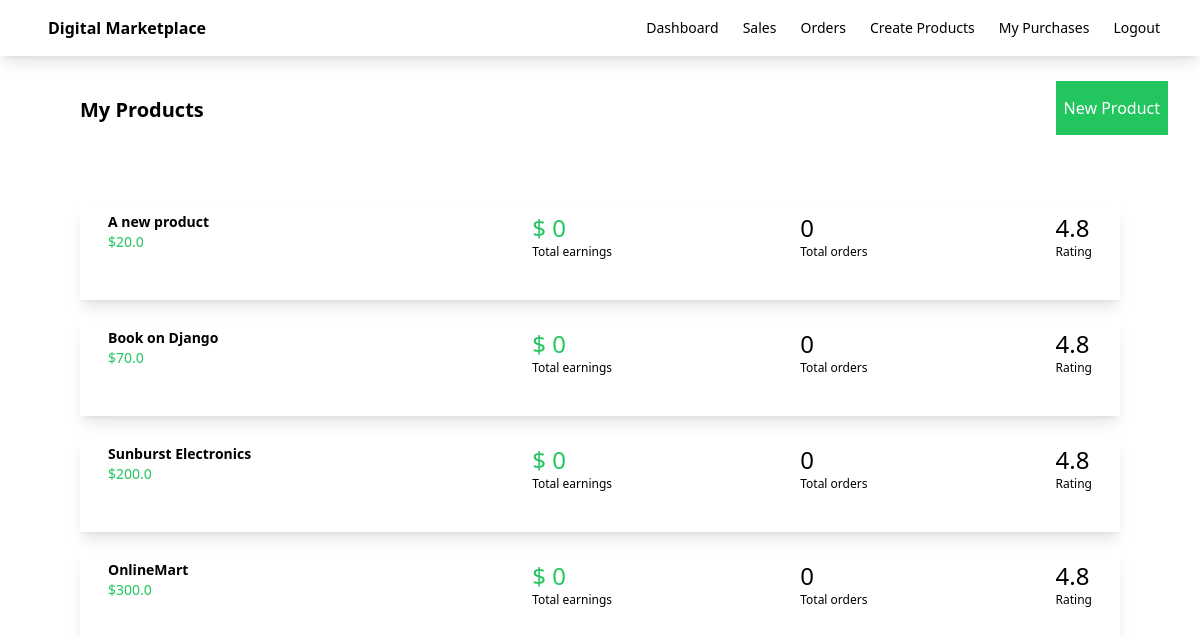
The page /dashboard (signed in) on the database its author committed.
### myapp/models.py (models this page shows, shortened)
class Product(models.Model):
    seller = models.ForeignKey(User, on_delete=models.CASCADE)
    name=models.CharField(max_length=100)
    description=models.CharField(max_length=100)
    price=models.FloatField()
    file=models.FileField(upload_to='uploads',null=True,blank=True)
    total_sales_amount=models.IntegerField(default=0)
    total_sales= models.IntegerField(default=0)

### myapp/views.py (the view)
# urls.py: path('dashboard',views.dashboard,name='dashboard'),
def dashboard(request):
    products = Product.objects.filter(seller=request.user)
    return render(request, 'myapp/dashboard.html',{'products':products})

### myapp/templates/myapp/dashboard.html (shortened to what this page needs)
{% extends 'myapp/base.html' %}
{% block body %}
    <div class="flex justify-between">
        <div class="ml-20 mt-10 font-bold text-xl">My Products</div>
        <div class="ml-20 mt-10">
            <a class="bg-green-500 text-white px-2 py-4 mr-8" href="{% url 'createproduct' %}">New Product</a>
        </div>
    </div>
    <div class="products-container p-10 m-5">
        {% for product in products %}
        <div class="flex shadow-lg m-5 p-2 justify-between">
            <div class="flex w-1/4">
                <div class="relative group">
                    <a href="{% url 'editproduct' product.id %}">
                <div class="ml-5">
                    <div class="font-bold text-sm"> {{ product.name }}</div>
                    <div class="text-sm text-green-500">${{ product.price }}</div>
                </div>
                </a>
            </div>
            </div>
            <div>
                <div class="text-2xl text-green-500">$ {{ product.total_sales_amount }}</div>
                <div class="text-xs">Total earnings</div>
            </div>
            <div>
                <div class="text-2xl">{{ product.total_sales }}</div>
                <div class="text-xs">Total orders</div>
            </div>
            <div class="pr-5">
                <div class="text-2xl">4.8</div>
                <div class="text-xs">Rating</div>
            </div>
        </div>
        {% endfor %}
    </div>
{% endblock %}

### rows shown on the page
Product: name "A new product", price "20.0", total_sales_amount "0", total_sales "0"
Product: name "Book on Django", price "70.0", total_sales_amount "0", total_sales "0"
Product: name "Sunburst Electronics", price "200.0", total_sales_amount "0", total_sales "0"
Product: name "OnlineMart", price "300.0", total_sales_amount "0", total_sales "0"
